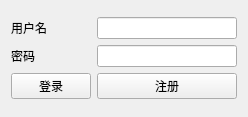
<?xml version="1.0" encoding="UTF-8"?>
<ui version="4.0">
 <class>Form</class>
 <widget class="QWidget" name="Form">
  <property name="geometry">
   <rect>
    <x>0</x>
    <y>0</y>
    <width>248</width>
    <height>117</height>
   </rect>
  </property>
  <property name="windowTitle">
   <string>用户登录</string>
  </property>
  <layout class="QGridLayout" name="gridLayout_2">
   <item row="0" column="0">
    <layout class="QGridLayout" name="gridLayout">
     <item row="0" column="1">
      <widget class="QLineEdit" name="username"/>
     </item>
     <item row="1" column="0">
      <widget class="QLabel" name="label">
       <property name="text">
        <string>密码</string>
       </property>
      </widget>
     </item>
     <item row="1" column="1">
      <widget class="QLineEdit" name="password">
       <property name="echoMode">
        <enum>QLineEdit::Password</enum>
       </property>
      </widget>
     </item>
     <item row="0" column="0">
      <widget class="QLabel" name="label_2">
       <property name="text">
        <string>用户名</string>
       </property>
      </widget>
     </item>
     <item row="2" column="0">
      <widget class="QPushButton" name="pushButton">
       <property name="text">
        <string>登录</string>
       </property>
      </widget>
     </item>
     <item row="2" column="1">
      <widget class="QPushButton" name="pushButton_2">
       <property name="text">
        <string>注册</string>
       </property>
      </widget>
     </item>
    </layout>
   </item>
  </layout>
 </widget>
 <tabstops>
  <tabstop>username</tabstop>
  <tabstop>password</tabstop>
 </tabstops>
 <resources/>
 <connections/>
</ui>
